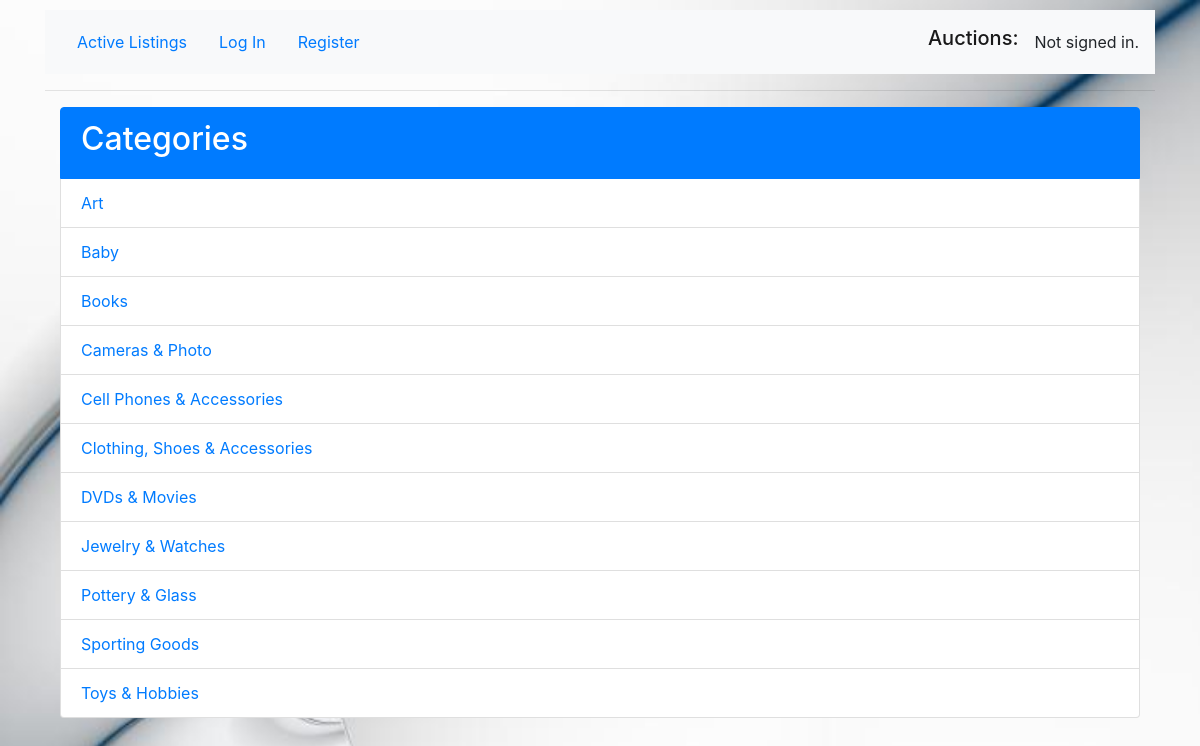
The page /categories on the database its author committed.
### auctions/models.py (models this page shows)
class Listing(models.Model):
    owner = models.CharField(max_length=70)
    title = models.CharField(max_length=70)
    description = models.TextField()
    price = models.IntegerField()
    category = models.CharField(max_length=70)
    link = models.CharField(max_length=70,default=None,blank=True,null=True)
    time = models.CharField(max_length=70)

### auctions/views.py (the view)
# urls.py: path("categories", views.categories, name="categories"),
def categories(request):
    articles = Listing.objects.raw("SELECT * FROM auctions_listing GROUP BY category")
    try:
        w = Watchlist.objects.filter(user=request.user.username)
        wcount=len(w)
    except:
        wcount=None
    return render(request,"auctions/pagecategories.html",{
        "articles": articles,
        "wcount":wcount
    })

### auctions/templates/auctions/pagecategories.html
{% extends "auctions/layout.html" %}
{% block body %}
<div class="container">
    <ul class="list-group">
        <li class="list-group-item active">
            <h2>Categories</h2>
        </li>
        {% for i in articles %}
        <li class="list-group-item"><a href="{% url 'category' i.category %}">{{i.category}}</a></li>
        {% endfor %}
    </ul>
</div>
{% endblock %}

### auctions/templates/auctions/layout.html (shortened to what this page needs)
{% load static %}
<!DOCTYPE html>
<html lang="en">
    <head>
        <link rel="stylesheet" href="https://stackpath.bootstrapcdn.com/bootstrap/4.4.1/css/bootstrap.min.css">
        <link href="{% static 'auctions/styles.css' %}" rel="stylesheet">
    </head>
    <body>
        <div class="container">
        <nav class="navbar navbar-expand-lg navbar-light bg-light">
            <div class="collapse navbar-collapse">
                <ul class="nav nav-pills">
                    <li class="nav-item active">
                        <a class="nav-link" href="{% url 'index' %}">Active Listings<span class="sr-only">(current</span></a>
                    </li>
                    {% if user.is_authenticated %}
                    <li class="nav-item">
                        <a class="nav-link" href="{% url 'createlist' %}">Create new listing</a>
                    </li>
                    <li class="nav-item">
                        <a class="nav-link" href="{% url 'categories' %}">Search by categories</a>
                    </li>
                    <li class="nav-item">
                        <a class="nav-link" href="{% url 'totalearnings' %}">Your Winnings</a>
                    </li>
                    <li class="nav-item">
                        <a class="nav-link" href="{% url 'pagelist' user.username %}">Watchlist <span class="badge badge-success">{{wcount}}</span></a>
                    </li>
                    <li class="nav-item">
                        <a class="nav-link" href="{% url 'logout' %}">Log Out</a>
                    </li>
                </ul>
                {% else %}
                <li class="nav-item">
                    <a class="nav-link" href="{% url 'login' %}">Log In</a>
                </li>
                <li class="nav-item">
                    <a class="nav-link" href="{% url 'register' %}">Register</a>
                </li>
                {% endif %}
            </div>
            <h1 class="navbar-brand">Auctions:</h1>
            <div>
                {% if user.is_authenticated %}
                    Signed in as <strong>{{ user.username }}</strong>
                {% else %}
                    Not signed in.
                {% endif %}
            </div>
        </nav>
        <hr>
            {% block body %}
            {% endblock %}
    </body>
</html>

### auctions/static/auctions/styles.css (style rules this page uses)
body { padding: 10px; background-image: url(../img/image2.jpg); background-repeat: no-repeat; background-size: cover; }

### rows shown on the page
Listing: category "Art"
Listing: category "Baby"
Listing: category "Books"
Listing: category "Cameras & Photo"
Listing: category "Cell Phones & Accessories"
Listing: category "Clothing, Shoes & Accessories"
Listing: category "DVDs & Movies"
Listing: category "Jewelry & Watches"
Listing: category "Pottery & Glass"
Listing: category "Sporting Goods"
Listing: category "Toys & Hobbies"
